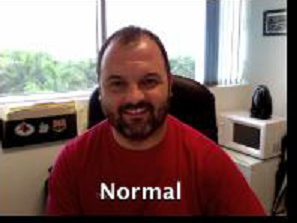
#> input picture 3_Point_Operator/image.png, 297 x 223 px
$ python AdjustContrast.py
#> lines starting #> are read from the running program, lines starting #| are printed output that depends on the picture
import cv2
import numpy as np

if __name__ == "__main__":
    img = cv2.imread("image.png")
#> img is the input picture: shape (223, 297, 3); mean B, G, R 102.2, 106.1, 129
    img_gray = cv2.cvtColor(img, cv2.COLOR_BGR2GRAY)
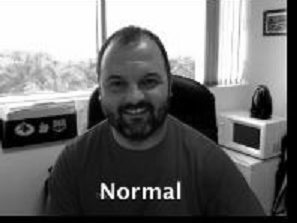
#> img_gray: shape (223, 297); min 0, max 255, mean 112.5
    equa = cv2.equalizeHist(img_gray)
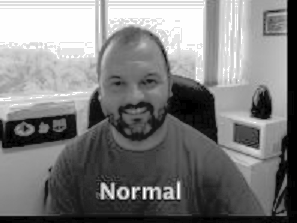
#> equa: shape (223, 297); min 0, max 255, mean 125.4
    img_merge = np.hstack((img_gray, equa))
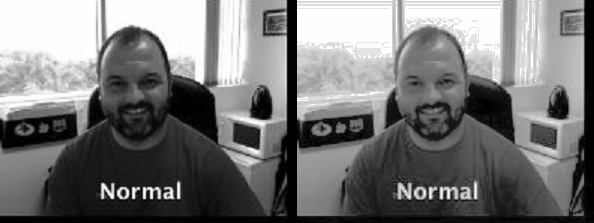
#> img_merge: shape (223, 594); min 0, max 255, mean 118.9
    cv2.imshow("before-after", img_merge)
    cv2.waitKey(0)
    cv2.destroyAllWindows()
